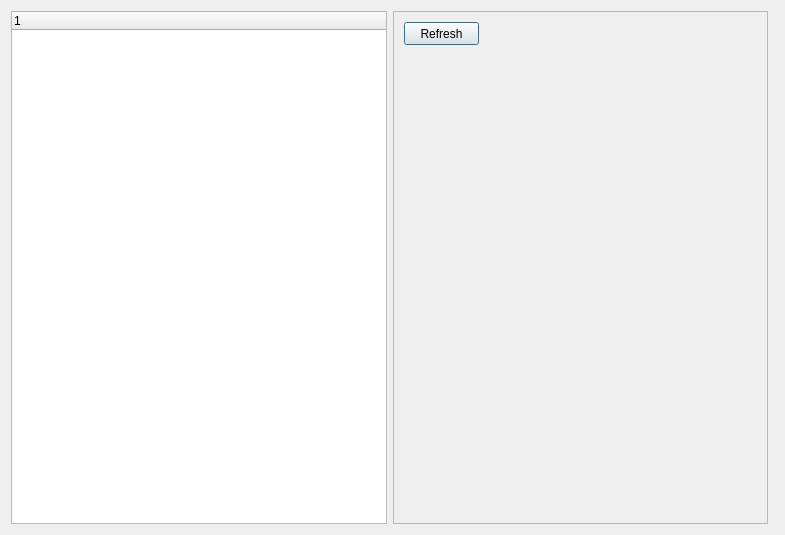
<?xml version="1.0" encoding="UTF-8"?>
<ui version="4.0">
 <class>ResourceDialog</class>
 <widget class="QDialog" name="ResourceDialog">
  <property name="geometry">
   <rect>
    <x>0</x>
    <y>0</y>
    <width>785</width>
    <height>535</height>
   </rect>
  </property>
  <property name="windowTitle">
   <string>Resource</string>
  </property>
  <layout class="QHBoxLayout" name="horizontalLayout">
   <item>
    <widget class="QTreeWidget" name="resourceTree">
     <column>
      <property name="text">
       <string notr="true">1</string>
      </property>
     </column>
    </widget>
   </item>
   <item>
    <widget class="QScrollArea" name="scrollArea">
     <property name="widgetResizable">
      <bool>true</bool>
     </property>
     <widget class="QWidget" name="scrollAreaWidgetContents">
      <property name="geometry">
       <rect>
        <x>0</x>
        <y>0</y>
        <width>375</width>
        <height>515</height>
       </rect>
      </property>
      <widget class="QPushButton" name="refreshButton">
       <property name="geometry">
        <rect>
         <x>10</x>
         <y>10</y>
         <width>75</width>
         <height>23</height>
        </rect>
       </property>
       <property name="text">
        <string>Refresh</string>
       </property>
      </widget>
     </widget>
    </widget>
   </item>
   <item>
    <widget class="QDialogButtonBox" name="buttonBox">
     <property name="orientation">
      <enum>Qt::Vertical</enum>
     </property>
     <property name="standardButtons">
      <set>QDialogButtonBox::NoButton</set>
     </property>
    </widget>
   </item>
  </layout>
 </widget>
 <resources/>
 <connections>
  <connection>
   <sender>buttonBox</sender>
   <signal>accepted()</signal>
   <receiver>ResourceDialog</receiver>
   <slot>accept()</slot>
   <hints>
    <hint type="sourcelabel">
     <x>248</x>
     <y>254</y>
    </hint>
    <hint type="destinationlabel">
     <x>157</x>
     <y>274</y>
    </hint>
   </hints>
  </connection>
  <connection>
   <sender>buttonBox</sender>
   <signal>rejected()</signal>
   <receiver>ResourceDialog</receiver>
   <slot>reject()</slot>
   <hints>
    <hint type="sourcelabel">
     <x>316</x>
     <y>260</y>
    </hint>
    <hint type="destinationlabel">
     <x>286</x>
     <y>274</y>
    </hint>
   </hints>
  </connection>
 </connections>
</ui>
